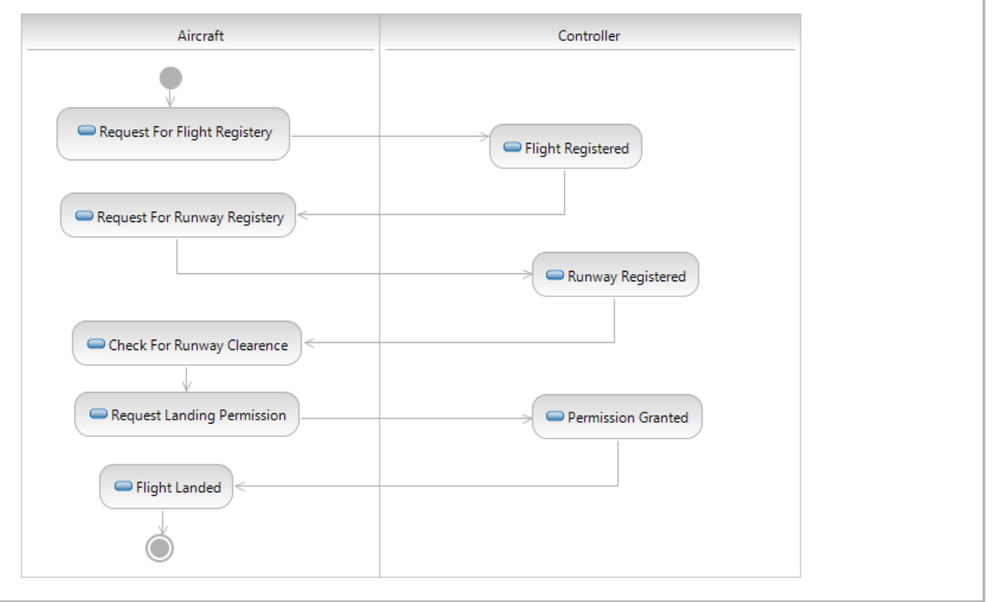
#> input picture Activity.PNG, 1000 x 602 px, shrunk from 1265 x 762 before the run
$ python 42pillow.py
#> lines starting #> are read from the running program, lines starting #| are printed output that depends on the picture
from PIL import Image

img = Image.open("Activity.PNG")
#> img is the input picture: PIL image 1000x602 RGBA; mean R, G, B, A 248, 248, 248.2, 255
print(img.size)
#| (1000, 602)
print(img.format)
#| PNG
area = (100,100,300,200)
cropped_image = img.crop(area)
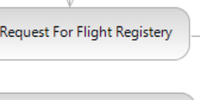
#> cropped_image: PIL image 200x100 RGBA; mean R, G, B, A 234, 233.9, 234.1, 255
cropped_image.show()

$ run again, with class.PNG copied over Activity.PNG
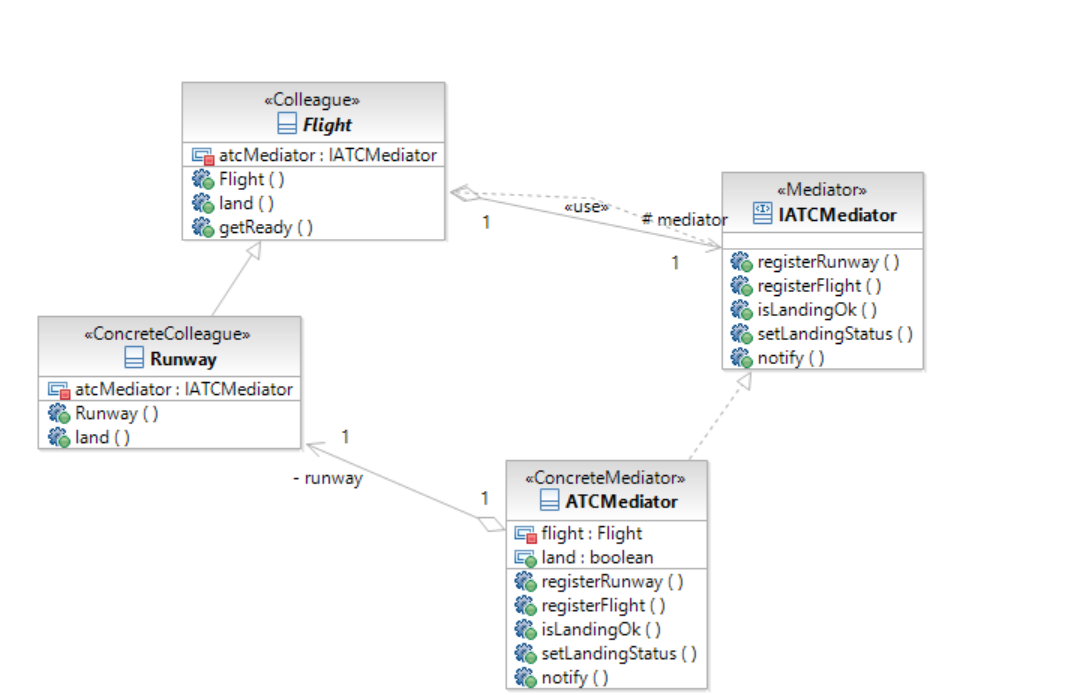
#> input picture class.PNG, 1088 x 695 px
#> img is the input picture: PIL image 1088x695 RGBA; mean R, G, B, A 247.4, 247.7, 247.9, 255
#| (1088, 695)
#| PNG
#> `cropped_image = img.crop(area)`:
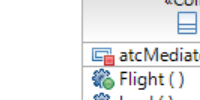
#> cropped_image: PIL image 200x100 RGBA; mean R, G, B, A 236.2, 237.1, 238.3, 255

$ run again, with communication.PNG copied over Activity.PNG
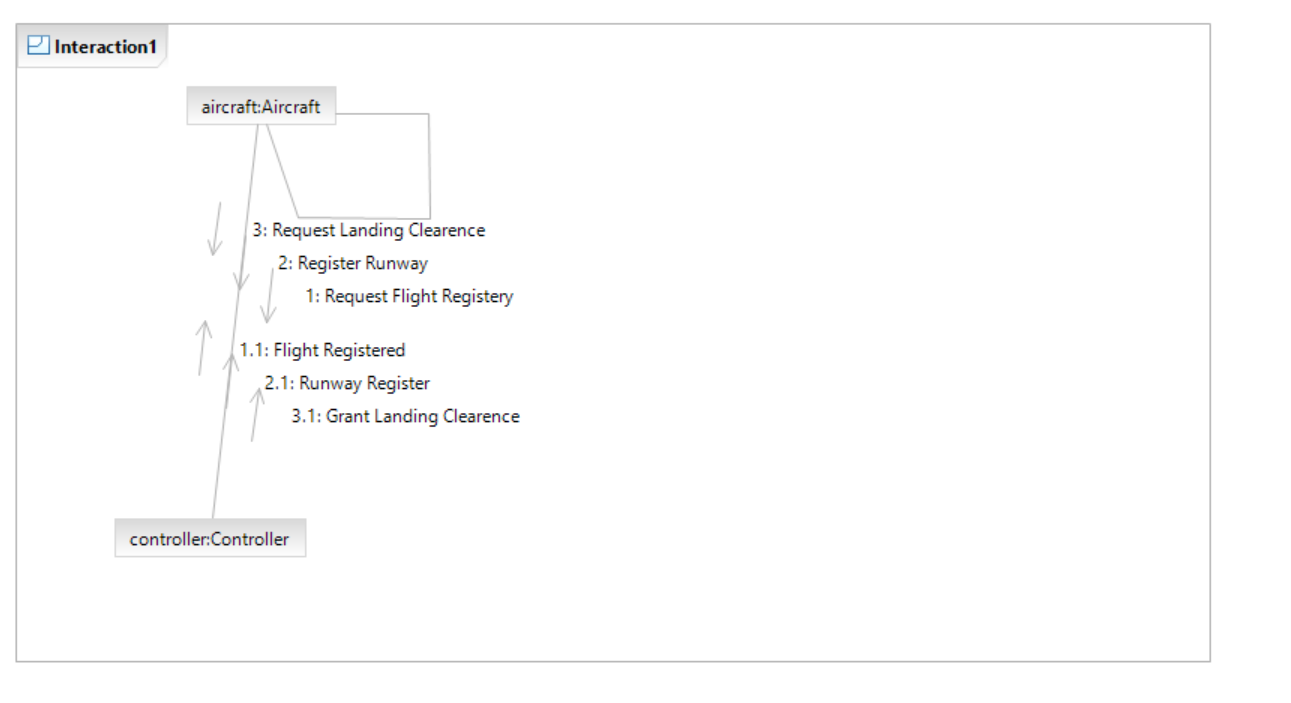
#> input picture communication.PNG, 1291 x 703 px
#> img is the input picture: PIL image 1291x703 RGBA; mean R, G, B, A 252.5, 252.5, 252.5, 255
#| (1291, 703)
#| PNG
#> `cropped_image = img.crop(area)`:
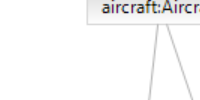
#> cropped_image: PIL image 200x100 RGBA; mean R, G, B, A 248.3, 248.2, 248.3, 255

$ run again, with pattern instance.PNG copied over Activity.PNG
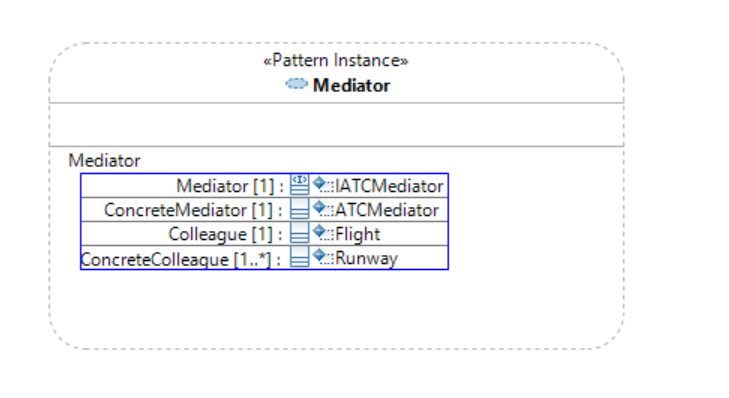
#> input picture pattern instance.PNG, 729 x 398 px
#> img is the input picture: PIL image 729x398 RGBA; mean R, G, B, A 247.7, 247.9, 249.5, 255
#| (729, 398)
#| PNG
#> `cropped_image = img.crop(area)`:
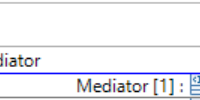
#> cropped_image: PIL image 200x100 RGBA; mean R, G, B, A 239.2, 239.4, 243.9, 255
